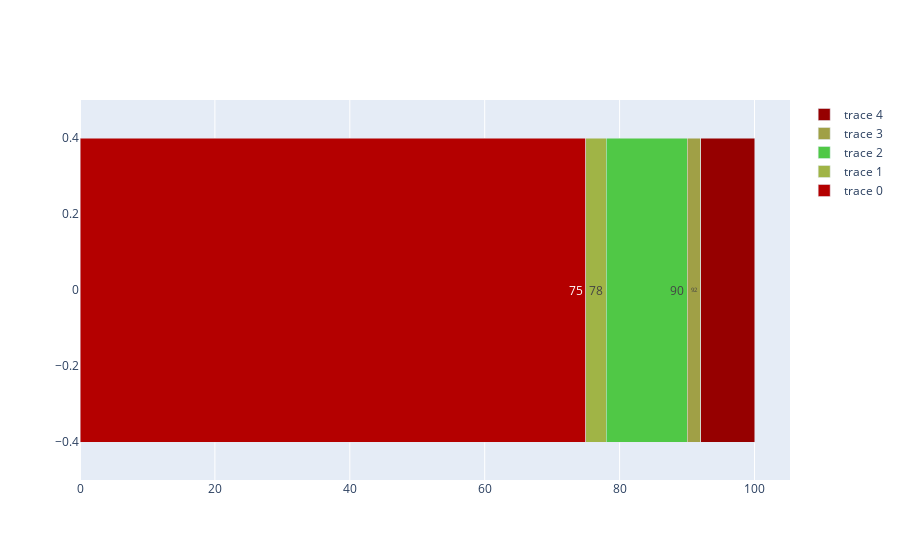

Notebook code for this chart:
### Code cell
fig = go.Figure()
fig.add_trace(go.Bar(
    orientation='h',
    x = [df['min_aceitavel'][0]],
    marker=dict(color='rgba(180, 0, 0, 1)'),
    text= str(int(df['min_aceitavel'][0])),
    textposition='auto',
))
fig.add_trace(go.Bar(
    orientation='h',
    x = [df['min_esperado'][0]-df['min_aceitavel'][0]],
    marker=dict(color='rgba(160, 180, 70, 1)'),
    text= str(int(df['min_esperado'][0])),
    textposition='auto',
))
fig.add_trace(go.Bar(
    orientation='h',
    x = [df['max_esperado'][0]-df['min_esperado'][0]],
    marker=dict(color='rgba(80, 200, 70, 1)'),
    text= str(int(df['max_esperado'][0])),
    textposition='auto',
))
fig.add_trace(go.Bar(
    orientation='h',
    x = [df['max_aceitavel'][0]-df['max_esperado'][0]],
    marker=dict(color='rgba(160, 160, 70, 1)'),
    text= str(int(df['max_aceitavel'][0])),
    textposition='auto',
))
fig.add_trace(go.Bar(
    orientation='h',
    x = [100-df['max_aceitavel'][0]],
    marker=dict(color='rgba(150, 0, 0, 1)'),
))

fig.update_layout(barmode='stack')
fig.show()

### Figure 1 — Plotly figure (JSON) as saved in the notebook; plotly's stock layout.template omitted (floating-point values rounded to 4 significant figures)
{"data": [{"marker": {"color": "rgba(180, 0, 0, 1)"}, "orientation": "h", "text": "75", "textposition": "auto", "type": "bar", "x": [75]}, {"marker": {"color": "rgba(160, 180, 70, 1)"}, "orientation": "h", "text": "78", "textposition": "auto", "type": "bar", "x": [3]}, {"marker": {"color": "rgba(80, 200, 70, 1)"}, "orientation": "h", "text": "90", "textposition": "auto", "type": "bar", "x": [12]}, {"marker": {"color": "rgba(160, 160, 70, 1)"}, "orientation": "h", "text": "92", "textposition": "auto", "type": "bar", "x": [2]}, {"marker": {"color": "rgba(150, 0, 0, 1)"}, "orientation": "h", "type": "bar", "x": [8]}], "layout": {"barmode": "stack"}}
